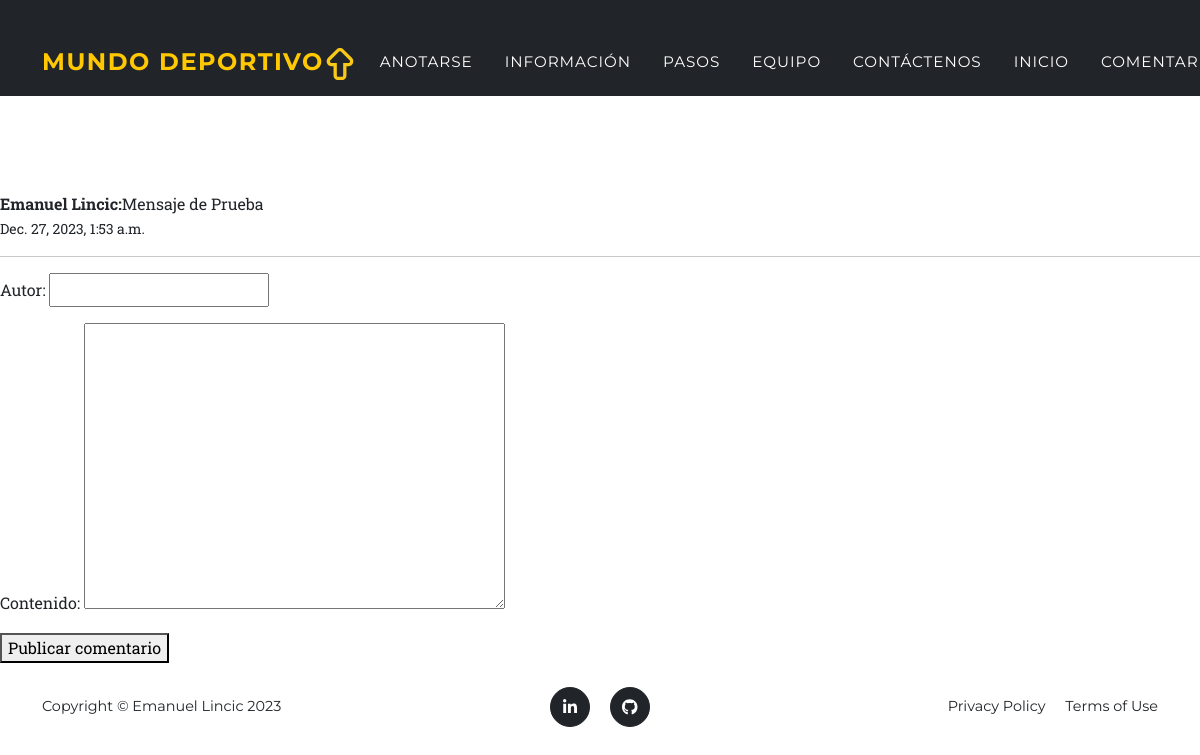
Page /app/comentarios/ (signed in) on the earlier database version.
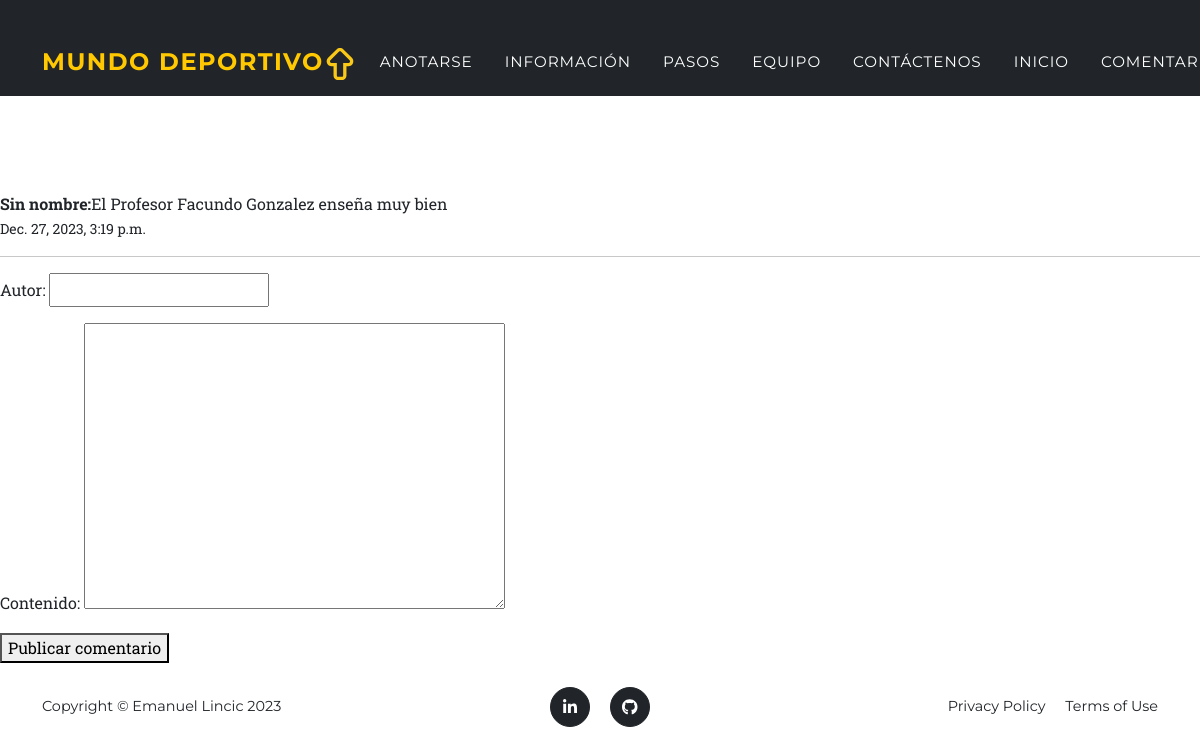
Same page on the later database version.
### AppCoder/models.py (models this page shows, shortened)
class Comentario(models.Model):
    autor = models.CharField(max_length=100)
    contenido = models.TextField()
    fecha_publicacion = models.DateTimeField(auto_now_add=True)
    class Meta:
        ordering = ['-fecha_publicacion']

### AppCoder/views.py (the view)
# urls.py: path('comentarios/', comentarios, name='comentarios'),
@login_required(login_url='Login')
def comentarios(request):
    comentarios = Comentario.objects.all()
    if request.method == 'POST':
        form = ComentarioForm(request.POST)
        if form.is_valid():
            form.save()
            return redirect('comentarios')
    else:
        form = ComentarioForm()
    return render(request, 'AppCoder/comentarios.html', {'comentarios': comentarios, 'form': form})

### AppCoder/forms.py
class ComentarioForm(forms.ModelForm):
    class Meta:
        model = Comentario
        fields = ['autor', 'contenido']
    widgets = {
        'contenido': forms.Textarea(attrs={'class': 'form-control', 'placeholder': 'Escribe un comentario'}),
    }

### templates/AppCoder/comentarios.html (shortened to what this page needs)
{% extends 'base.html' %}
{% block main %}
<nav class="navbar navbar-light bg-dark static-top" id="mainNav">
    <br>
    <br>
</nav>
<br>
<br>
<br>
<br>
        {% for comentario in comentarios %}
            <span><strong>{{ comentario.autor }}:</strong>{{ comentario.contenido }}</span>
            <br>
            <span><small>{{comentario.fecha_publicacion}}</small></span>
            <hr>
        {% endfor %}
    <form method="post" action="{% url 'comentarios' %}">
        {{ form.as_p }}
        <button type="submit">Publicar comentario</button>
    </form>
{% endblock %}

Differences in the rows shown:
removed Comentario: autor "Emanuel Lincic", contenido "Mensaje de Prueba", fecha_publicacion "Dec. 27, 2023, 1:53 a.m."
added Comentario: autor "Sin nombre", contenido "El Profesor Facundo Gonzalez enseña muy bien", fecha_publicacion "Dec. 27, 2023, 3:19 p.m."
